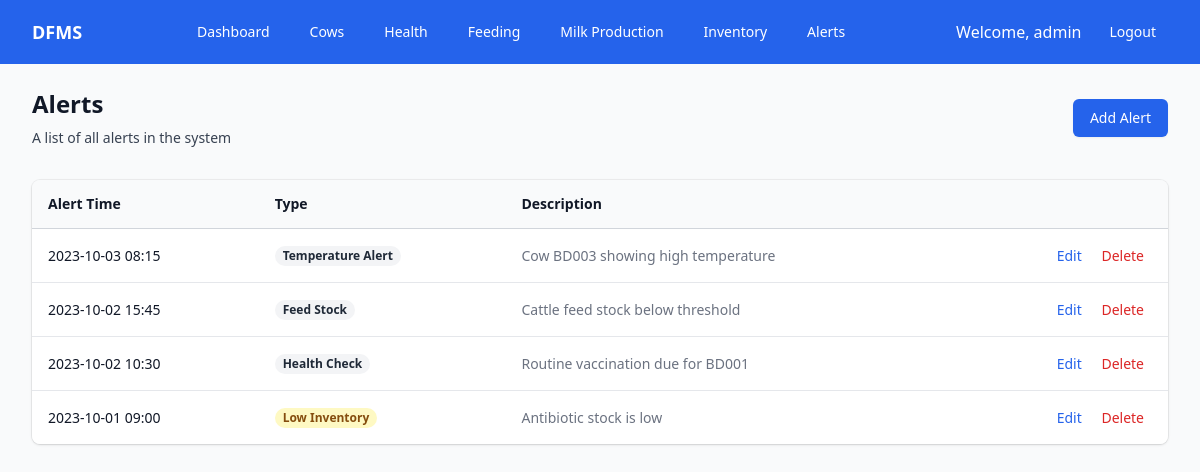
Page /modules/alerts/index.php (signed in) on the committed database.
### tables this page shows
CREATE TABLE alerts (
    alert_id INT AUTO_INCREMENT PRIMARY KEY,
    alert_time DATETIME NOT NULL,
    alert_type VARCHAR(50),
    description TEXT
);

### modules/alerts/index.php (the view, shortened to what this page needs)
<?php
$alerts = [];
try {
    $conn = getDBConnection();
    $stmt = $conn->query("SELECT * FROM alerts ORDER BY alert_time DESC");
    $alerts = $stmt->fetchAll(PDO::FETCH_ASSOC);
} catch (PDOException $e) {
    $error_message = "Database error: " . $e->getMessage();
}
require_once '../../includes/header.php';
?>
<div class="py-6">
    <div class="max-w-7xl mx-auto px-4 sm:px-6 lg:px-8">
        <div class="sm:flex sm:items-center">
            <div class="sm:flex-auto">
                <h1 class="text-2xl font-semibold text-gray-900">Alerts</h1>
                <p class="mt-2 text-sm text-gray-700">A list of all alerts in the system</p>
            </div>
            <div class="mt-4 sm:mt-0 sm:ml-16 sm:flex-none">
                <a href="create.php" class="inline-flex items-center justify-center rounded-md border border-transparent bg-blue-600 px-4 py-2 text-sm font-medium text-white shadow-sm hover:bg-blue-700 focus:outline-none focus:ring-2 focus:ring-blue-500 focus:ring-offset-2 sm:w-auto">
                    Add Alert
                </a>
            </div>
        </div>
        <div class="mt-8 flex flex-col">
            <div class="-my-2 -mx-4 overflow-x-auto sm:-mx-6 lg:-mx-8">
                <div class="inline-block min-w-full py-2 align-middle md:px-6 lg:px-8">
                    <div class="overflow-hidden shadow ring-1 ring-black ring-opacity-5 md:rounded-lg">
                        <table class="min-w-full divide-y divide-gray-300">
                            <thead class="bg-gray-50">
                                <tr>
                                    <th scope="col" class="py-3.5 pl-4 pr-3 text-left text-sm font-semibold text-gray-900">Alert Time</th>
                                    <th scope="col" class="px-3 py-3.5 text-left text-sm font-semibold text-gray-900">Type</th>
                                    <th scope="col" class="px-3 py-3.5 text-left text-sm font-semibold text-gray-900">Description</th>
                                    <th scope="col" class="relative py-3.5 pl-3 pr-4 sm:pr-6">
                                    </th>
                                </tr>
                            </thead>
                            <tbody class="divide-y divide-gray-200 bg-white">
                                <?php foreach ($alerts as $alert): ?>
                                    <tr>
                                        <td class="whitespace-nowrap py-4 pl-4 pr-3 text-sm text-gray-900">
                                            <?php echo htmlspecialchars(date('Y-m-d H:i', strtotime($alert['alert_time']))); ?>
                                        </td>
                                        <td class="whitespace-nowrap px-3 py-4 text-sm text-gray-500">
                                            <span class="inline-flex rounded-full px-2 text-xs font-semibold leading-5
                                                <?php echo getAlertTypeClass($alert['alert_type']); ?>">
                                                <?php echo htmlspecialchars($alert['alert_type']); ?>
                                            </span>
                                        </td>
                                        <td class="px-3 py-4 text-sm text-gray-500">
                                            <?php echo htmlspecialchars($alert['description']); ?>
                                        </td>
                                        <td class="relative whitespace-nowrap py-4 pl-3 pr-4 text-right text-sm font-medium sm:pr-6">
                                            <a href="edit.php?id=<?php echo $alert['alert_id']; ?>" class="text-blue-600 hover:text-blue-900">Edit</a>
                                            <a href="delete.php?id=<?php echo $alert['alert_id']; ?>" class="ml-4 text-red-600 hover:text-red-900" onclick="return confirm('Are you sure you want to delete this alert?')">Delete</a>
                                        </td>
                                    </tr>
                                <?php endforeach; ?>
                            </tbody>
                        </table>
                    </div>
                </div>
            </div>
        </div>
    </div>
</div>
<?php
function getAlertTypeClass($type) {
    switch (strtolower($type)) {
        case 'low inventory':
            return 'bg-yellow-100 text-yellow-800';
        default:
            return 'bg-gray-100 text-gray-800';
    }
}
?>

### rows in the picture
alerts: alert_time "2023-10-03 08:15", alert_type "Temperature Alert", description "Cow BD003 showing high temperature"
alerts: alert_time "2023-10-02 15:45", alert_type "Feed Stock", description "Cattle feed stock below threshold"
alerts: alert_time "2023-10-02 10:30", alert_type "Health Check", description "Routine vaccination due for BD001"
alerts: alert_time "2023-10-01 09:00", alert_type "Low Inventory", description "Antibiotic stock is low"

### other values in the picture
$label "Dashboard"
$label "Cows"
$label "Health"
$label "Feeding"
$label "Milk Production"
$label "Inventory"
$label "Alerts"
$_SESSION['username'] "admin"
